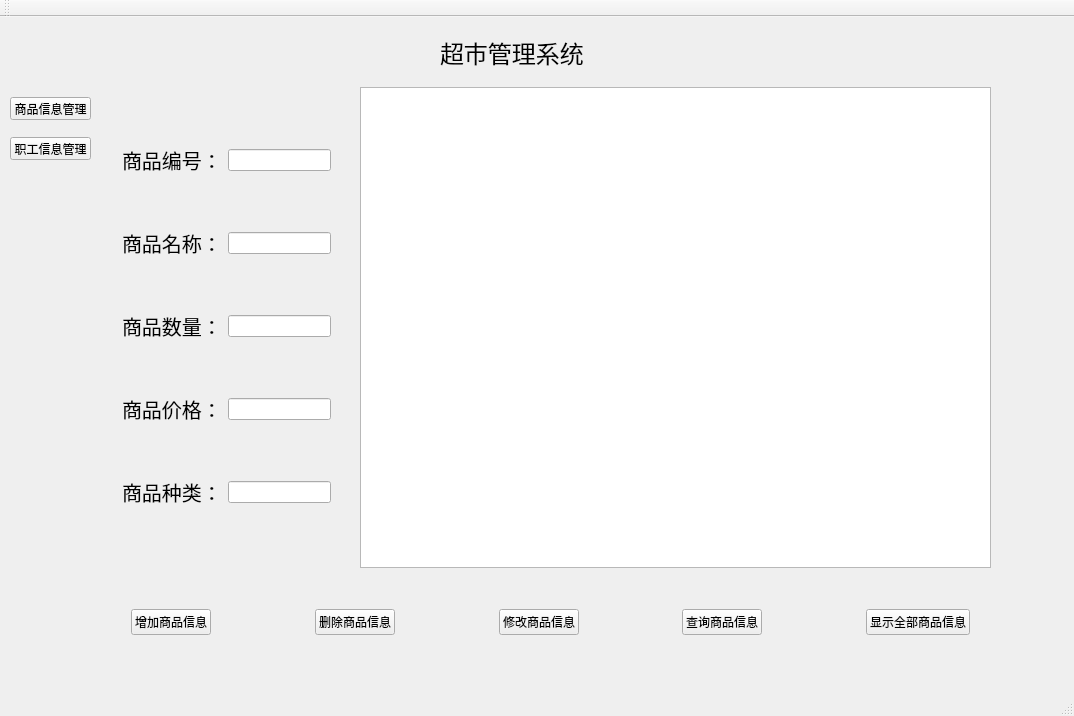
<?xml version="1.0" encoding="UTF-8"?>
<ui version="4.0">
 <class>EnterClass</class>
 <widget class="QMainWindow" name="EnterClass">
  <property name="geometry">
   <rect>
    <x>0</x>
    <y>0</y>
    <width>1074</width>
    <height>716</height>
   </rect>
  </property>
  <property name="windowTitle">
   <string>Enter</string>
  </property>
  <widget class="QWidget" name="centralWidget">
   <widget class="QLabel" name="label_6">
    <property name="geometry">
     <rect>
      <x>440</x>
      <y>10</y>
      <width>151</width>
      <height>51</height>
     </rect>
    </property>
    <property name="font">
     <font>
      <pointsize>18</pointsize>
     </font>
    </property>
    <property name="text">
     <string>超市管理系统</string>
    </property>
   </widget>
   <widget class="QPushButton" name="pushButton_6">
    <property name="geometry">
     <rect>
      <x>10</x>
      <y>80</y>
      <width>81</width>
      <height>23</height>
     </rect>
    </property>
    <property name="text">
     <string>商品信息管理</string>
    </property>
   </widget>
   <widget class="QPushButton" name="pushButton_7">
    <property name="geometry">
     <rect>
      <x>10</x>
      <y>120</y>
      <width>81</width>
      <height>23</height>
     </rect>
    </property>
    <property name="text">
     <string>职工信息管理</string>
    </property>
   </widget>
   <widget class="QStackedWidget" name="stackedWidget">
    <property name="geometry">
     <rect>
      <x>100</x>
      <y>70</y>
      <width>931</width>
      <height>581</height>
     </rect>
    </property>
    <property name="currentIndex">
     <number>0</number>
    </property>
    <widget class="QWidget" name="page">
     <widget class="QWidget" name="layoutWidget">
      <property name="geometry">
       <rect>
        <x>20</x>
        <y>500</y>
        <width>861</width>
        <height>71</height>
       </rect>
      </property>
      <layout class="QHBoxLayout" name="horizontalLayout_6">
       <item>
        <widget class="QPushButton" name="pushButton">
         <property name="text">
          <string>增加商品信息</string>
         </property>
        </widget>
       </item>
       <item>
        <spacer name="horizontalSpacer">
         <property name="orientation">
          <enum>Qt::Horizontal</enum>
         </property>
         <property name="sizeHint" stdset="0">
          <size>
           <width>40</width>
           <height>20</height>
          </size>
         </property>
        </spacer>
       </item>
       <item>
        <widget class="QPushButton" name="pushButton_5">
         <property name="text">
          <string>删除商品信息</string>
         </property>
        </widget>
       </item>
       <item>
        <spacer name="horizontalSpacer_2">
         <property name="orientation">
          <enum>Qt::Horizontal</enum>
         </property>
         <property name="sizeHint" stdset="0">
          <size>
           <width>40</width>
           <height>20</height>
          </size>
         </property>
        </spacer>
       </item>
       <item>
        <widget class="QPushButton" name="pushButton_2">
         <property name="text">
          <string>修改商品信息</string>
         </property>
        </widget>
       </item>
       <item>
        <spacer name="horizontalSpacer_3">
         <property name="orientation">
          <enum>Qt::Horizontal</enum>
         </property>
         <property name="sizeHint" stdset="0">
          <size>
           <width>40</width>
           <height>20</height>
          </size>
         </property>
        </spacer>
       </item>
       <item>
        <widget class="QPushButton" name="pushButton_3">
         <property name="text">
          <string>查询商品信息</string>
         </property>
        </widget>
       </item>
       <item>
        <spacer name="horizontalSpacer_4">
         <property name="orientation">
          <enum>Qt::Horizontal</enum>
         </property>
         <property name="sizeHint" stdset="0">
          <size>
           <width>40</width>
           <height>20</height>
          </size>
         </property>
        </spacer>
       </item>
       <item>
        <widget class="QPushButton" name="pushButton_4">
         <property name="text">
          <string>显示全部商品信息</string>
         </property>
        </widget>
       </item>
      </layout>
     </widget>
     <widget class="QWidget" name="layoutWidget_2">
      <property name="geometry">
       <rect>
        <x>11</x>
        <y>0</y>
        <width>231</width>
        <height>481</height>
       </rect>
      </property>
      <layout class="QVBoxLayout" name="verticalLayout">
       <item>
        <layout class="QHBoxLayout" name="horizontalLayout">
         <item>
          <widget class="QLabel" name="label">
           <property name="font">
            <font>
             <pointsize>15</pointsize>
            </font>
           </property>
           <property name="text">
            <string>商品编号：</string>
           </property>
           <property name="textFormat">
            <enum>Qt::PlainText</enum>
           </property>
          </widget>
         </item>
         <item>
          <widget class="QLineEdit" name="lE_itemNumber"/>
         </item>
        </layout>
       </item>
       <item>
        <layout class="QHBoxLayout" name="horizontalLayout_5">
         <item>
          <widget class="QLabel" name="label_5">
           <property name="font">
            <font>
             <pointsize>15</pointsize>
            </font>
           </property>
           <property name="text">
            <string>商品名称：</string>
           </property>
           <property name="textFormat">
            <enum>Qt::PlainText</enum>
           </property>
          </widget>
         </item>
         <item>
          <widget class="QLineEdit" name="lE_tradeName"/>
         </item>
        </layout>
       </item>
       <item>
        <layout class="QHBoxLayout" name="horizontalLayout_4">
         <item>
          <widget class="QLabel" name="label_4">
           <property name="font">
            <font>
             <pointsize>15</pointsize>
            </font>
           </property>
           <property name="text">
            <string>商品数量：</string>
           </property>
           <property name="textFormat">
            <enum>Qt::PlainText</enum>
           </property>
          </widget>
         </item>
         <item>
          <widget class="QLineEdit" name="lE_quantityOfGoods"/>
         </item>
        </layout>
       </item>
       <item>
        <layout class="QHBoxLayout" name="horizontalLayout_2">
         <item>
          <widget class="QLabel" name="label_2">
           <property name="font">
            <font>
             <pointsize>15</pointsize>
            </font>
           </property>
           <property name="text">
            <string>商品价格：</string>
           </property>
           <property name="textFormat">
            <enum>Qt::PlainText</enum>
           </property>
          </widget>
         </item>
         <item>
          <widget class="QLineEdit" name="lE_commodityPrice"/>
         </item>
        </layout>
       </item>
       <item>
        <layout class="QHBoxLayout" name="horizontalLayout_3">
         <item>
          <widget class="QLabel" name="label_3">
           <property name="font">
            <font>
             <pointsize>15</pointsize>
            </font>
           </property>
           <property name="text">
            <string>商品种类：</string>
           </property>
           <property name="textFormat">
            <enum>Qt::PlainText</enum>
           </property>
          </widget>
         </item>
         <item>
          <widget class="QLineEdit" name="lE_commodityCategory"/>
         </item>
        </layout>
       </item>
      </layout>
     </widget>
     <widget class="QTableWidget" name="tableWidget">
      <property name="geometry">
       <rect>
        <x>260</x>
        <y>0</y>
        <width>631</width>
        <height>481</height>
       </rect>
      </property>
     </widget>
    </widget>
    <widget class="QWidget" name="page_2">
     <widget class="QWidget" name="layoutWidget_3">
      <property name="geometry">
       <rect>
        <x>30</x>
        <y>500</y>
        <width>861</width>
        <height>71</height>
       </rect>
      </property>
      <layout class="QHBoxLayout" name="horizontalLayout_7">
       <item>
        <widget class="QPushButton" name="pushButton_8">
         <property name="text">
          <string>增加职工信息</string>
         </property>
        </widget>
       </item>
       <item>
        <spacer name="horizontalSpacer_5">
         <property name="orientation">
          <enum>Qt::Horizontal</enum>
         </property>
         <property name="sizeHint" stdset="0">
          <size>
           <width>40</width>
           <height>20</height>
          </size>
         </property>
        </spacer>
       </item>
       <item>
        <widget class="QPushButton" name="pushButton_9">
         <property name="text">
          <string>删除职工信息</string>
         </property>
        </widget>
       </item>
       <item>
        <spacer name="horizontalSpacer_6">
         <property name="orientation">
          <enum>Qt::Horizontal</enum>
         </property>
         <property name="sizeHint" stdset="0">
          <size>
           <width>40</width>
           <height>20</height>
          </size>
         </property>
        </spacer>
       </item>
       <item>
        <widget class="QPushButton" name="pushButton_10">
         <property name="text">
          <string>修改职工信息</string>
         </property>
        </widget>
       </item>
       <item>
        <spacer name="horizontalSpacer_7">
         <property name="orientation">
          <enum>Qt::Horizontal</enum>
         </property>
         <property name="sizeHint" stdset="0">
          <size>
           <width>40</width>
           <height>20</height>
          </size>
         </property>
        </spacer>
       </item>
       <item>
        <widget class="QPushButton" name="pushButton_11">
         <property name="text">
          <string>查询职工信息</string>
         </property>
        </widget>
       </item>
       <item>
        <spacer name="horizontalSpacer_8">
         <property name="orientation">
          <enum>Qt::Horizontal</enum>
         </property>
         <property name="sizeHint" stdset="0">
          <size>
           <width>40</width>
           <height>20</height>
          </size>
         </property>
        </spacer>
       </item>
       <item>
        <widget class="QPushButton" name="pushButton_12">
         <property name="text">
          <string>显示全部职工信息</string>
         </property>
        </widget>
       </item>
      </layout>
     </widget>
     <widget class="QWidget" name="layoutWidget_4">
      <property name="geometry">
       <rect>
        <x>21</x>
        <y>0</y>
        <width>231</width>
        <height>481</height>
       </rect>
      </property>
      <layout class="QVBoxLayout" name="verticalLayout_2">
       <item>
        <layout class="QHBoxLayout" name="horizontalLayout_8">
         <item>
          <widget class="QLabel" name="label_7">
           <property name="font">
            <font>
             <pointsize>15</pointsize>
            </font>
           </property>
           <property name="text">
            <string>职工编号：</string>
           </property>
           <property name="textFormat">
            <enum>Qt::PlainText</enum>
           </property>
          </widget>
         </item>
         <item>
          <widget class="QLineEdit" name="lE_itemNumber_2"/>
         </item>
        </layout>
       </item>
       <item>
        <layout class="QHBoxLayout" name="horizontalLayout_9">
         <item>
          <widget class="QLabel" name="label_8">
           <property name="font">
            <font>
             <pointsize>15</pointsize>
            </font>
           </property>
           <property name="text">
            <string>职工姓名：</string>
           </property>
           <property name="textFormat">
            <enum>Qt::PlainText</enum>
           </property>
          </widget>
         </item>
         <item>
          <widget class="QLineEdit" name="lE_tradeName_2"/>
         </item>
        </layout>
       </item>
       <item>
        <layout class="QHBoxLayout" name="horizontalLayout_10">
         <item>
          <widget class="QLabel" name="label_9">
           <property name="font">
            <font>
             <pointsize>15</pointsize>
            </font>
           </property>
           <property name="text">
            <string>职工电话：</string>
           </property>
           <property name="textFormat">
            <enum>Qt::PlainText</enum>
           </property>
          </widget>
         </item>
         <item>
          <widget class="QLineEdit" name="lE_quantityOfGoods_2"/>
         </item>
        </layout>
       </item>
       <item>
        <layout class="QHBoxLayout" name="horizontalLayout_11">
         <item>
          <widget class="QLabel" name="label_10">
           <property name="font">
            <font>
             <pointsize>15</pointsize>
            </font>
           </property>
           <property name="text">
            <string>职工账号</string>
           </property>
           <property name="textFormat">
            <enum>Qt::PlainText</enum>
           </property>
          </widget>
         </item>
         <item>
          <widget class="QLineEdit" name="lE_commodityPrice_2"/>
         </item>
        </layout>
       </item>
       <item>
        <layout class="QHBoxLayout" name="horizontalLayout_12">
         <item>
          <widget class="QLabel" name="label_11">
           <property name="font">
            <font>
             <pointsize>15</pointsize>
            </font>
           </property>
           <property name="text">
            <string>职工密码</string>
           </property>
           <property name="textFormat">
            <enum>Qt::PlainText</enum>
           </property>
          </widget>
         </item>
         <item>
          <widget class="QLineEdit" name="lE_commodityCategory_2"/>
         </item>
        </layout>
       </item>
      </layout>
     </widget>
     <widget class="QTableWidget" name="tableWidget_2">
      <property name="geometry">
       <rect>
        <x>270</x>
        <y>0</y>
        <width>631</width>
        <height>481</height>
       </rect>
      </property>
     </widget>
    </widget>
   </widget>
  </widget>
  <widget class="QMenuBar" name="menuBar">
   <property name="geometry">
    <rect>
     <x>0</x>
     <y>0</y>
     <width>1074</width>
     <height>23</height>
    </rect>
   </property>
  </widget>
  <widget class="QToolBar" name="mainToolBar">
   <attribute name="toolBarArea">
    <enum>TopToolBarArea</enum>
   </attribute>
   <attribute name="toolBarBreak">
    <bool>false</bool>
   </attribute>
  </widget>
  <widget class="QStatusBar" name="statusBar"/>
 </widget>
 <layoutdefault spacing="6" margin="11"/>
 <resources>
  <include location="Enter.qrc"/>
 </resources>
 <connections>
  <connection>
   <sender>pushButton_6</sender>
   <signal>clicked()</signal>
   <receiver>EnterClass</receiver>
   <slot>on_commodityManagement_clicked()</slot>
   <hints>
    <hint type="sourcelabel">
     <x>49</x>
     <y>130</y>
    </hint>
    <hint type="destinationlabel">
     <x>49</x>
     <y>143</y>
    </hint>
   </hints>
  </connection>
  <connection>
   <sender>pushButton_7</sender>
   <signal>clicked()</signal>
   <receiver>EnterClass</receiver>
   <slot>on_employeeManagement_clicked()</slot>
   <hints>
    <hint type="sourcelabel">
     <x>71</x>
     <y>176</y>
    </hint>
    <hint type="destinationlabel">
     <x>68</x>
     <y>195</y>
    </hint>
   </hints>
  </connection>
  <connection>
   <sender>pushButton</sender>
   <signal>clicked()</signal>
   <receiver>EnterClass</receiver>
   <slot>on_addProductInformation_clicked()</slot>
   <hints>
    <hint type="sourcelabel">
     <x>158</x>
     <y>637</y>
    </hint>
    <hint type="destinationlabel">
     <x>168</x>
     <y>686</y>
    </hint>
   </hints>
  </connection>
  <connection>
   <sender>pushButton_5</sender>
   <signal>clicked()</signal>
   <receiver>EnterClass</receiver>
   <slot>on_deleteProductInformation_clicked()</slot>
   <hints>
    <hint type="sourcelabel">
     <x>350</x>
     <y>641</y>
    </hint>
    <hint type="destinationlabel">
     <x>350</x>
     <y>693</y>
    </hint>
   </hints>
  </connection>
  <connection>
   <sender>pushButton_2</sender>
   <signal>clicked()</signal>
   <receiver>EnterClass</receiver>
   <slot>on_modifyProductInformation_clicked()</slot>
   <hints>
    <hint type="sourcelabel">
     <x>537</x>
     <y>642</y>
    </hint>
    <hint type="destinationlabel">
     <x>538</x>
     <y>689</y>
    </hint>
   </hints>
  </connection>
  <connection>
   <sender>pushButton_3</sender>
   <signal>clicked()</signal>
   <receiver>EnterClass</receiver>
   <slot>on_queryProductInformation_clicked()</slot>
   <hints>
    <hint type="sourcelabel">
     <x>727</x>
     <y>643</y>
    </hint>
    <hint type="destinationlabel">
     <x>790</x>
     <y>690</y>
    </hint>
   </hints>
  </connection>
  <connection>
   <sender>pushButton_4</sender>
   <signal>clicked()</signal>
   <receiver>EnterClass</receiver>
   <slot>on_displayAllProducts_clicked()</slot>
   <hints>
    <hint type="sourcelabel">
     <x>916</x>
     <y>634</y>
    </hint>
    <hint type="destinationlabel">
     <x>49</x>
     <y>672</y>
    </hint>
   </hints>
  </connection>
 </connections>
 <slots>
  <slot>on_addProductInformation_clicked()</slot>
  <slot>on_deleteProductInformation_clicked()</slot>
  <slot>on_modifyProductInformation_clicked()</slot>
  <slot>on_queryProductInformation_clicked()</slot>
  <slot>on_displayAllProducts_clicked()</slot>
  <slot>on_commodityManagement_clicked()</slot>
  <slot>on_employeeManagement_clicked()</slot>
 </slots>
</ui>
